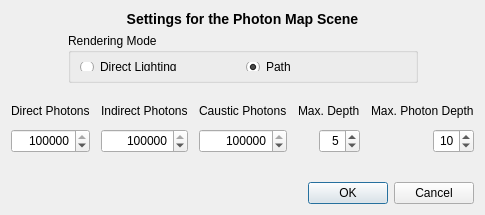
<?xml version="1.0" encoding="UTF-8"?>
<ui version="4.0">
 <class>ExPhotonMapEditor</class>
 <widget class="QDialog" name="ExPhotonMapEditor">
  <property name="geometry">
   <rect>
    <x>0</x>
    <y>0</y>
    <width>427</width>
    <height>215</height>
   </rect>
  </property>
  <property name="sizePolicy">
   <sizepolicy hsizetype="Ignored" vsizetype="Ignored">
    <horstretch>0</horstretch>
    <verstretch>0</verstretch>
   </sizepolicy>
  </property>
  <property name="windowTitle">
   <string>Reality Render Settings</string>
  </property>
  <layout class="QVBoxLayout" name="verticalLayout">
   <item>
    <widget class="QLabel" name="lblTitle">
     <property name="sizePolicy">
      <sizepolicy hsizetype="Preferred" vsizetype="Maximum">
       <horstretch>0</horstretch>
       <verstretch>0</verstretch>
      </sizepolicy>
     </property>
     <property name="text">
      <string>&lt;!DOCTYPE HTML PUBLIC &quot;-//W3C//DTD HTML 4.0//EN&quot; &quot;http://www.w3.org/TR/REC-html40/strict.dtd&quot;&gt;
&lt;html&gt;&lt;head&gt;&lt;meta name=&quot;qrichtext&quot; content=&quot;1&quot; /&gt;&lt;style type=&quot;text/css&quot;&gt;
p, li { white-space: pre-wrap; }
&lt;/style&gt;&lt;/head&gt;&lt;body style=&quot; font-family:'Lucida Grande'; font-size:13pt; font-weight:400; font-style:normal;&quot;&gt;
&lt;p style=&quot; margin-top:14px; margin-bottom:12px; margin-left:0px; margin-right:0px; -qt-block-indent:0; text-indent:0px;&quot;&gt;&lt;span style=&quot; font-size:large; font-weight:600;&quot;&gt;Settings for the Photon Map Scene&lt;/span&gt;&lt;/p&gt;&lt;/body&gt;&lt;/html&gt;</string>
     </property>
     <property name="alignment">
      <set>Qt::AlignCenter</set>
     </property>
    </widget>
   </item>
   <item>
    <layout class="QHBoxLayout" name="horizontalLayout_4">
     <item>
      <spacer name="horizontalSpacer">
       <property name="orientation">
        <enum>Qt::Horizontal</enum>
       </property>
       <property name="sizeHint" stdset="0">
        <size>
         <width>40</width>
         <height>20</height>
        </size>
       </property>
      </spacer>
     </item>
     <item>
      <widget class="QGroupBox" name="boxRenderinMode">
       <property name="sizePolicy">
        <sizepolicy hsizetype="Preferred" vsizetype="Ignored">
         <horstretch>0</horstretch>
         <verstretch>0</verstretch>
        </sizepolicy>
       </property>
       <property name="minimumSize">
        <size>
         <width>350</width>
         <height>50</height>
        </size>
       </property>
       <property name="maximumSize">
        <size>
         <width>16777215</width>
         <height>16777215</height>
        </size>
       </property>
       <property name="title">
        <string>Rendering Mode</string>
       </property>
       <property name="flat">
        <bool>false</bool>
       </property>
       <layout class="QHBoxLayout" name="horizontalLayout">
        <item>
         <widget class="QRadioButton" name="directLighting">
          <property name="text">
           <string>Direct Lighting</string>
          </property>
          <property name="checked">
           <bool>false</bool>
          </property>
         </widget>
        </item>
        <item>
         <widget class="QRadioButton" name="path">
          <property name="text">
           <string>Path</string>
          </property>
          <property name="checked">
           <bool>true</bool>
          </property>
         </widget>
        </item>
       </layout>
      </widget>
     </item>
     <item>
      <spacer name="horizontalSpacer_2">
       <property name="orientation">
        <enum>Qt::Horizontal</enum>
       </property>
       <property name="sizeHint" stdset="0">
        <size>
         <width>40</width>
         <height>20</height>
        </size>
       </property>
      </spacer>
     </item>
    </layout>
   </item>
   <item>
    <spacer name="verticalSpacer">
     <property name="orientation">
      <enum>Qt::Vertical</enum>
     </property>
     <property name="sizeHint" stdset="0">
      <size>
       <width>20</width>
       <height>33</height>
      </size>
     </property>
    </spacer>
   </item>
   <item>
    <layout class="QHBoxLayout" name="horizontalLayout_2">
     <property name="spacing">
      <number>11</number>
     </property>
     <item>
      <layout class="QVBoxLayout" name="verticalLayout_3">
       <item>
        <widget class="QLabel" name="label">
         <property name="text">
          <string>Direct Photons</string>
         </property>
        </widget>
       </item>
       <item>
        <widget class="QSpinBox" name="directPhotons">
         <property name="minimumSize">
          <size>
           <width>0</width>
           <height>24</height>
          </size>
         </property>
         <property name="maximumSize">
          <size>
           <width>95</width>
           <height>24</height>
          </size>
         </property>
         <property name="alignment">
          <set>Qt::AlignRight|Qt::AlignTrailing|Qt::AlignVCenter</set>
         </property>
         <property name="minimum">
          <number>1000</number>
         </property>
         <property name="maximum">
          <number>10000000</number>
         </property>
         <property name="value">
          <number>1000000</number>
         </property>
        </widget>
       </item>
      </layout>
     </item>
     <item>
      <layout class="QVBoxLayout" name="verticalLayout_2">
       <item>
        <widget class="QLabel" name="label_2">
         <property name="text">
          <string>Indirect Photons</string>
         </property>
        </widget>
       </item>
       <item>
        <widget class="QSpinBox" name="indirectPhotons">
         <property name="minimumSize">
          <size>
           <width>0</width>
           <height>24</height>
          </size>
         </property>
         <property name="maximumSize">
          <size>
           <width>95</width>
           <height>24</height>
          </size>
         </property>
         <property name="alignment">
          <set>Qt::AlignRight|Qt::AlignTrailing|Qt::AlignVCenter</set>
         </property>
         <property name="minimum">
          <number>1000</number>
         </property>
         <property name="maximum">
          <number>10000000</number>
         </property>
         <property name="value">
          <number>1000000</number>
         </property>
        </widget>
       </item>
      </layout>
     </item>
     <item>
      <layout class="QVBoxLayout" name="verticalLayout_4">
       <item>
        <widget class="QLabel" name="label_3">
         <property name="text">
          <string>Caustic Photons</string>
         </property>
        </widget>
       </item>
       <item>
        <widget class="QSpinBox" name="causticPhotons">
         <property name="minimumSize">
          <size>
           <width>0</width>
           <height>24</height>
          </size>
         </property>
         <property name="maximumSize">
          <size>
           <width>95</width>
           <height>24</height>
          </size>
         </property>
         <property name="alignment">
          <set>Qt::AlignRight|Qt::AlignTrailing|Qt::AlignVCenter</set>
         </property>
         <property name="minimum">
          <number>0</number>
         </property>
         <property name="maximum">
          <number>10000000</number>
         </property>
         <property name="value">
          <number>1000000</number>
         </property>
        </widget>
       </item>
      </layout>
     </item>
     <item>
      <layout class="QVBoxLayout" name="boxMaxDepth">
       <item>
        <widget class="QLabel" name="label_5">
         <property name="text">
          <string>Max. Depth</string>
         </property>
        </widget>
       </item>
       <item>
        <layout class="QHBoxLayout" name="horizontalLayout_5">
         <item>
          <spacer name="horizontalSpacer_5">
           <property name="orientation">
            <enum>Qt::Horizontal</enum>
           </property>
           <property name="sizeHint" stdset="0">
            <size>
             <width>40</width>
             <height>20</height>
            </size>
           </property>
          </spacer>
         </item>
         <item>
          <widget class="QSpinBox" name="maxDepth">
           <property name="minimumSize">
            <size>
             <width>0</width>
             <height>24</height>
            </size>
           </property>
           <property name="maximumSize">
            <size>
             <width>59</width>
             <height>24</height>
            </size>
           </property>
           <property name="alignment">
            <set>Qt::AlignRight|Qt::AlignTrailing|Qt::AlignVCenter</set>
           </property>
           <property name="value">
            <number>5</number>
           </property>
          </widget>
         </item>
        </layout>
       </item>
      </layout>
     </item>
     <item>
      <layout class="QVBoxLayout" name="boxMaxDepth_2">
       <item>
        <widget class="QLabel" name="label_6">
         <property name="text">
          <string>Max. Photon Depth</string>
         </property>
        </widget>
       </item>
       <item>
        <layout class="QHBoxLayout" name="horizontalLayout_3">
         <item>
          <spacer name="horizontalSpacer_4">
           <property name="orientation">
            <enum>Qt::Horizontal</enum>
           </property>
           <property name="sizeHint" stdset="0">
            <size>
             <width>40</width>
             <height>20</height>
            </size>
           </property>
          </spacer>
         </item>
         <item>
          <widget class="QSpinBox" name="maxPhotonDepth">
           <property name="minimumSize">
            <size>
             <width>0</width>
             <height>24</height>
            </size>
           </property>
           <property name="maximumSize">
            <size>
             <width>58</width>
             <height>24</height>
            </size>
           </property>
           <property name="alignment">
            <set>Qt::AlignRight|Qt::AlignTrailing|Qt::AlignVCenter</set>
           </property>
           <property name="value">
            <number>10</number>
           </property>
          </widget>
         </item>
        </layout>
       </item>
      </layout>
     </item>
    </layout>
   </item>
   <item>
    <spacer name="verticalSpacer_2">
     <property name="orientation">
      <enum>Qt::Vertical</enum>
     </property>
     <property name="sizeHint" stdset="0">
      <size>
       <width>20</width>
       <height>40</height>
      </size>
     </property>
    </spacer>
   </item>
   <item>
    <layout class="QHBoxLayout" name="buttonGroup_2">
     <item>
      <spacer name="horizontalSpacer_3">
       <property name="orientation">
        <enum>Qt::Horizontal</enum>
       </property>
       <property name="sizeHint" stdset="0">
        <size>
         <width>40</width>
         <height>20</height>
        </size>
       </property>
      </spacer>
     </item>
     <item>
      <widget class="QPushButton" name="btnOK">
       <property name="text">
        <string>OK</string>
       </property>
      </widget>
     </item>
     <item>
      <widget class="QPushButton" name="btnCancel">
       <property name="text">
        <string>Cancel</string>
       </property>
      </widget>
     </item>
    </layout>
   </item>
  </layout>
 </widget>
 <resources/>
 <connections>
  <connection>
   <sender>btnOK</sender>
   <signal>clicked()</signal>
   <receiver>ExPhotonMapEditor</receiver>
   <slot>accept()</slot>
   <hints>
    <hint type="sourcelabel">
     <x>412</x>
     <y>255</y>
    </hint>
    <hint type="destinationlabel">
     <x>311</x>
     <y>233</y>
    </hint>
   </hints>
  </connection>
  <connection>
   <sender>btnCancel</sender>
   <signal>clicked()</signal>
   <receiver>ExPhotonMapEditor</receiver>
   <slot>reject()</slot>
   <hints>
    <hint type="sourcelabel">
     <x>501</x>
     <y>248</y>
    </hint>
    <hint type="destinationlabel">
     <x>209</x>
     <y>233</y>
    </hint>
   </hints>
  </connection>
 </connections>
</ui>
